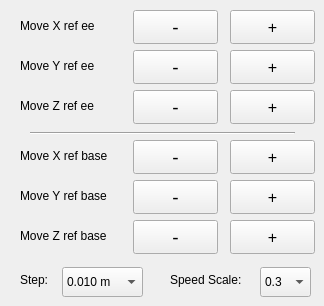
    <widget class="QWidget" name="tab">
     <attribute name="title">
      <string>        MoveL      </string>
     </attribute>
     <widget class="QPushButton" name="MoveEEZ_Button2">
      <property name="geometry">
       <rect>
        <x>230</x>
        <y>90</y>
        <width>85</width>
        <height>34</height>
       </rect>
      </property>
      <property name="font">
       <font>
        <family>Ubuntu</family>
        <pointsize>12</pointsize>
        <weight>50</weight>
        <italic>false</italic>
        <bold>false</bold>
       </font>
      </property>
      <property name="cursor">
       <cursorShape>PointingHandCursor</cursorShape>
      </property>
      <property name="text">
       <string>+</string>
      </property>
     </widget>
     <widget class="QPushButton" name="MoveEEZ_Button1">
      <property name="geometry">
       <rect>
        <x>133</x>
        <y>90</y>
        <width>85</width>
        <height>34</height>
       </rect>
      </property>
      <property name="font">
       <font>
        <family>Ubuntu</family>
        <pointsize>14</pointsize>
        <weight>50</weight>
        <italic>false</italic>
        <bold>false</bold>
       </font>
      </property>
      <property name="cursor">
       <cursorShape>PointingHandCursor</cursorShape>
      </property>
      <property name="text">
       <string>-</string>
      </property>
     </widget>
     <widget class="QLabel" name="label_step2_5">
      <property name="geometry">
       <rect>
        <x>20</x>
        <y>10</y>
        <width>101</width>
        <height>32</height>
       </rect>
      </property>
      <property name="text">
       <string>Move X ref ee</string>
      </property>
     </widget>
     <widget class="QLabel" name="label_step2_6">
      <property name="geometry">
       <rect>
        <x>20</x>
        <y>50</y>
        <width>101</width>
        <height>32</height>
       </rect>
      </property>
      <property name="text">
       <string>Move Y ref ee</string>
      </property>
     </widget>
     <widget class="QLabel" name="label_step2_7">
      <property name="geometry">
       <rect>
        <x>20</x>
        <y>90</y>
        <width>101</width>
        <height>32</height>
       </rect>
      </property>
      <property name="text">
       <string>Move Z ref ee</string>
      </property>
     </widget>
     <widget class="QComboBox" name="comboBox_ee_scale">
      <property name="geometry">
       <rect>
        <x>260</x>
        <y>267</y>
        <width>51</width>
        <height>30</height>
       </rect>
      </property>
      <property name="currentIndex">
       <number>6</number>
      </property>
      <item>
       <property name="text">
        <string>0.9</string>
       </property>
      </item>
      <item>
       <property name="text">
        <string>0.8</string>
       </property>
      </item>
      <item>
       <property name="text">
        <string>0.7</string>
       </property>
      </item>
      <item>
       <property name="text">
        <string>0.6</string>
       </property>
      </item>
      <item>
       <property name="text">
        <string>0.5</string>
       </property>
      </item>
      <item>
       <property name="text">
        <string>0.4</string>
       </property>
      </item>
      <item>
       <property name="text">
        <string>0.3</string>
       </property>
      </item>
      <item>
       <property name="text">
        <string>0.2</string>
       </property>
      </item>
      <item>
       <property name="text">
        <string>0.1</string>
       </property>
      </item>
     </widget>
     <widget class="QLabel" name="label_step2_3">
      <property name="geometry">
       <rect>
        <x>20</x>
        <y>264</y>
        <width>41</width>
        <height>32</height>
       </rect>
      </property>
      <property name="text">
       <string>Step:</string>
      </property>
     </widget>
     <widget class="QLabel" name="label_step2_4">
      <property name="geometry">
       <rect>
        <x>170</x>
        <y>264</y>
        <width>91</width>
        <height>32</height>
       </rect>
      </property>
      <property name="text">
       <string>Speed Scale:</string>
      </property>
     </widget>
     <widget class="QComboBox" name="comboBox_ee">
      <property name="geometry">
       <rect>
        <x>62</x>
        <y>267</y>
        <width>81</width>
        <height>30</height>
       </rect>
      </property>
      <property name="currentIndex">
       <number>2</number>
      </property>
      <item>
       <property name="text">
        <string>0.001 m</string>
       </property>
      </item>
      <item>
       <property name="text">
        <string>0.005 m</string>
       </property>
      </item>
      <item>
       <property name="text">
        <string>0.010 m</string>
       </property>
      </item>
      <item>
       <property name="text">
        <string>0.020 m</string>
       </property>
      </item>
      <item>
       <property name="text">
        <string>0.050 m</string>
       </property>
      </item>
      <item>
       <property name="text">
        <string>0.100 m</string>
       </property>
      </item>
      <item>
       <property name="text">
        <string>0.200 m</string>
       </property>
      </item>
     </widget>
     <widget class="QPushButton" name="MoveEEY_Button2">
      <property name="geometry">
       <rect>
        <x>230</x>
        <y>50</y>
        <width>85</width>
        <height>34</height>
       </rect>
      </property>
      <property name="font">
       <font>
        <family>Ubuntu</family>
        <pointsize>12</pointsize>
        <weight>50</weight>
        <italic>false</italic>
        <bold>false</bold>
       </font>
      </property>
      <property name="cursor">
       <cursorShape>PointingHandCursor</cursorShape>
      </property>
      <property name="text">
       <string>+</string>
      </property>
     </widget>
     <widget class="QPushButton" name="MoveEEY_Button1">
      <property name="geometry">
       <rect>
        <x>133</x>
        <y>50</y>
        <width>85</width>
        <height>34</height>
       </rect>
      </property>
      <property name="font">
       <font>
        <family>Ubuntu</family>
        <pointsize>14</pointsize>
        <weight>50</weight>
        <italic>false</italic>
        <bold>false</bold>
       </font>
      </property>
      <property name="cursor">
       <cursorShape>PointingHandCursor</cursorShape>
      </property>
      <property name="text">
       <string>-</string>
      </property>
     </widget>
     <widget class="QPushButton" name="MoveEEX_Button2">
      <property name="geometry">
       <rect>
        <x>230</x>
        <y>10</y>
        <width>85</width>
        <height>34</height>
       </rect>
      </property>
      <property name="font">
       <font>
        <family>Ubuntu</family>
        <pointsize>12</pointsize>
        <weight>50</weight>
        <italic>false</italic>
        <bold>false</bold>
       </font>
      </property>
      <property name="cursor">
       <cursorShape>PointingHandCursor</cursorShape>
      </property>
      <property name="text">
       <string>+</string>
      </property>
     </widget>
     <widget class="QPushButton" name="MoveEEX_Button1">
      <property name="geometry">
       <rect>
        <x>133</x>
        <y>10</y>
        <width>85</width>
        <height>34</height>
       </rect>
      </property>
      <property name="font">
       <font>
        <family>Ubuntu</family>
        <pointsize>14</pointsize>
        <weight>50</weight>
        <italic>false</italic>
        <bold>false</bold>
       </font>
      </property>
      <property name="cursor">
       <cursorShape>PointingHandCursor</cursorShape>
      </property>
      <property name="text">
       <string>-</string>
      </property>
     </widget>
     <widget class="QPushButton" name="MoveEEX_Button2_1">
      <property name="geometry">
       <rect>
        <x>230</x>
        <y>140</y>
        <width>85</width>
        <height>34</height>
       </rect>
      </property>
      <property name="font">
       <font>
        <family>Ubuntu</family>
        <pointsize>12</pointsize>
        <weight>50</weight>
        <italic>false</italic>
        <bold>false</bold>
       </font>
      </property>
      <property name="cursor">
       <cursorShape>PointingHandCursor</cursorShape>
      </property>
      <property name="text">
       <string>+</string>
      </property>
     </widget>
     <widget class="QLabel" name="label_step2_8">
      <property name="geometry">
       <rect>
        <x>20</x>
        <y>140</y>
        <width>111</width>
        <height>32</height>
       </rect>
      </property>
      <property name="text">
       <string>Move X ref base</string>
      </property>
     </widget>
     <widget class="QPushButton" name="MoveEEY_Button1_1">
      <property name="geometry">
       <rect>
        <x>133</x>
        <y>180</y>
        <width>85</width>
        <height>34</height>
       </rect>
      </property>
      <property name="font">
       <font>
        <family>Ubuntu</family>
        <pointsize>14</pointsize>
        <weight>50</weight>
        <italic>false</italic>
        <bold>false</bold>
       </font>
      </property>
      <property name="cursor">
       <cursorShape>PointingHandCursor</cursorShape>
      </property>
      <property name="text">
       <string>-</string>
      </property>
     </widget>
     <widget class="QLabel" name="label_step2_9">
      <property name="geometry">
       <rect>
        <x>20</x>
        <y>220</y>
        <width>111</width>
        <height>32</height>
       </rect>
      </property>
      <property name="text">
       <string>Move Z ref base</string>
      </property>
     </widget>
     <widget class="QPushButton" name="MoveEEX_Button1_1">
      <property name="geometry">
       <rect>
        <x>133</x>
        <y>140</y>
        <width>85</width>
        <height>34</height>
       </rect>
      </property>
      <property name="font">
       <font>
        <family>Ubuntu</family>
        <pointsize>14</pointsize>
        <weight>50</weight>
        <italic>false</italic>
        <bold>false</bold>
       </font>
      </property>
      <property name="cursor">
       <cursorShape>PointingHandCursor</cursorShape>
      </property>
      <property name="text">
       <string>-</string>
      </property>
     </widget>
     <widget class="QLabel" name="label_step2_10">
      <property name="geometry">
       <rect>
        <x>20</x>
        <y>180</y>
        <width>111</width>
        <height>32</height>
       </rect>
      </property>
      <property name="text">
       <string>Move Y ref base</string>
      </property>
     </widget>
     <widget class="QPushButton" name="MoveEEY_Button2_1">
      <property name="geometry">
       <rect>
        <x>230</x>
        <y>180</y>
        <width>85</width>
        <height>34</height>
       </rect>
      </property>
      <property name="font">
       <font>
        <family>Ubuntu</family>
        <pointsize>12</pointsize>
        <weight>50</weight>
        <italic>false</italic>
        <bold>false</bold>
       </font>
      </property>
      <property name="cursor">
       <cursorShape>PointingHandCursor</cursorShape>
      </property>
      <property name="text">
       <string>+</string>
      </property>
     </widget>
     <widget class="QPushButton" name="MoveEEZ_Button1_1">
      <property name="geometry">
       <rect>
        <x>133</x>
        <y>220</y>
        <width>85</width>
        <height>34</height>
       </rect>
      </property>
      <property name="font">
       <font>
        <family>Ubuntu</family>
        <pointsize>14</pointsize>
        <weight>50</weight>
        <italic>false</italic>
        <bold>false</bold>
       </font>
      </property>
      <property name="cursor">
       <cursorShape>PointingHandCursor</cursorShape>
      </property>
      <property name="text">
       <string>-</string>
      </property>
     </widget>
     <widget class="QPushButton" name="MoveEEZ_Button2_1">
      <property name="geometry">
       <rect>
        <x>230</x>
        <y>220</y>
        <width>85</width>
        <height>34</height>
       </rect>
      </property>
      <property name="font">
       <font>
        <family>Ubuntu</family>
        <pointsize>12</pointsize>
        <weight>50</weight>
        <italic>false</italic>
        <bold>false</bold>
       </font>
      </property>
      <property name="cursor">
       <cursorShape>PointingHandCursor</cursorShape>
      </property>
      <property name="text">
       <string>+</string>
      </property>
     </widget>
     <widget class="Line" name="line_3">
      <property name="geometry">
       <rect>
        <x>30</x>
        <y>125</y>
        <width>265</width>
        <height>16</height>
       </rect>
      </property>
      <property name="frameShadow">
       <enum>QFrame::Sunken</enum>
      </property>
      <property name="lineWidth">
       <number>1</number>
      </property>
      <property name="orientation">
       <enum>Qt::Horizontal</enum>
      </property>
     </widget>
    </widget>
